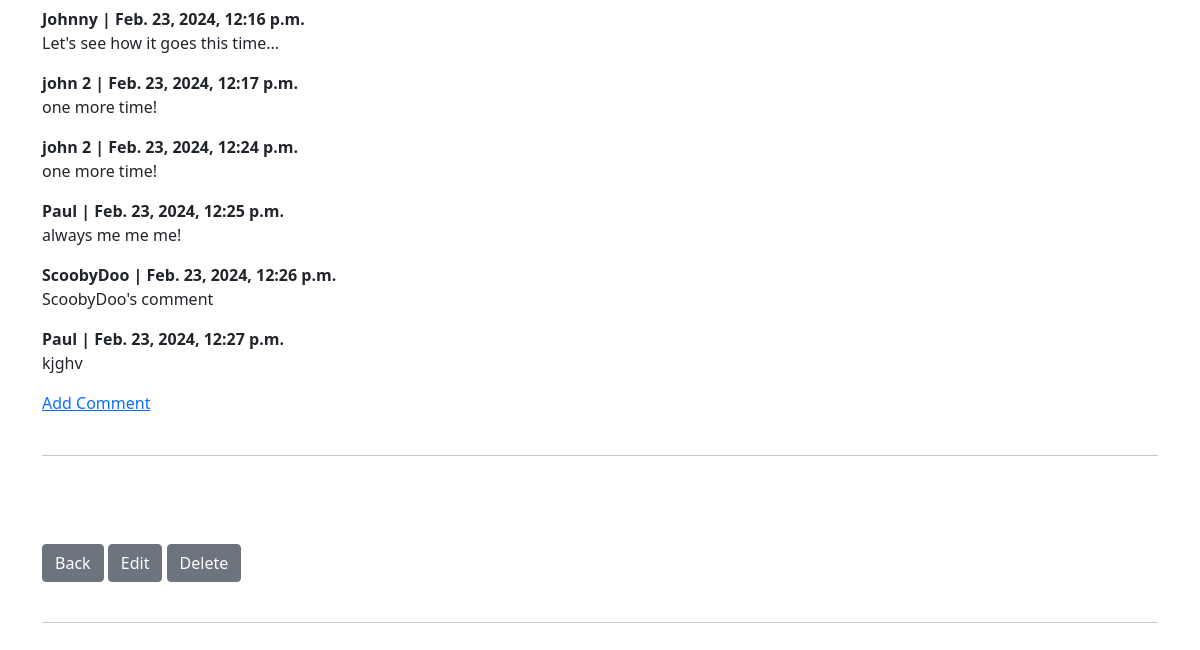
Before: /task/26 (signed in, lower part) with the older database file.
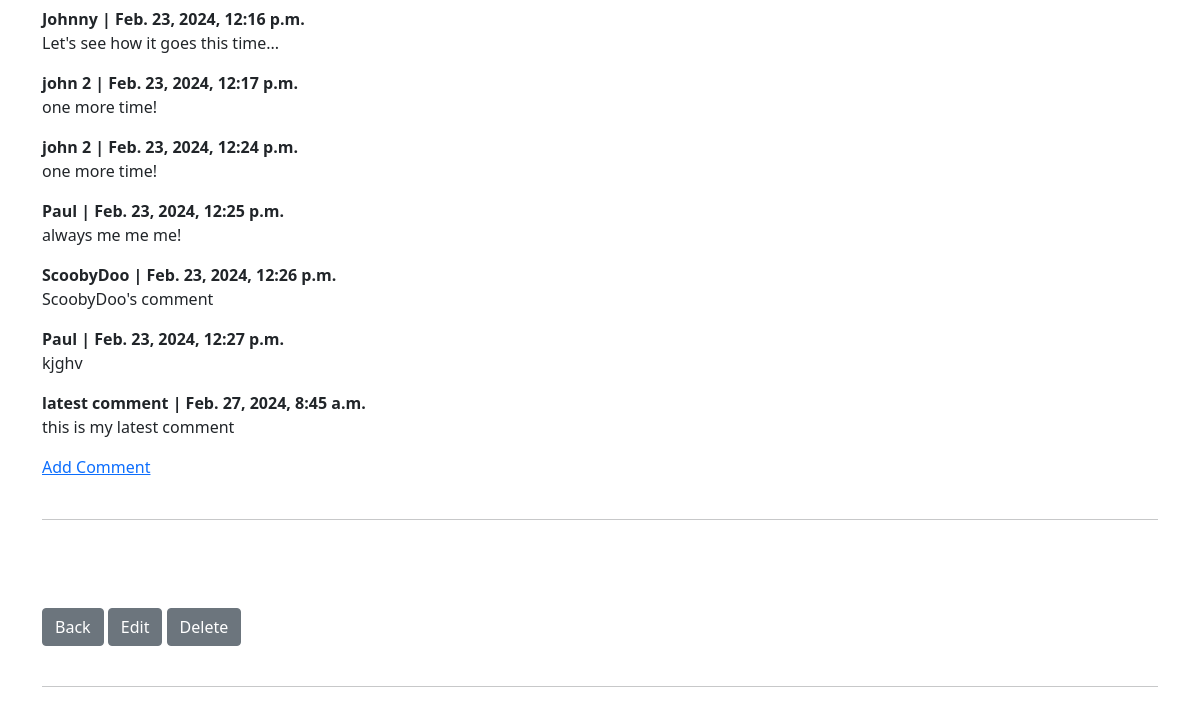
After: the same page with the newer database file.
### task/models.py (models this page shows, shortened)
class Comment(models.Model):
    task = models.ForeignKey(Task, related_name='comments', on_delete=models.CASCADE)
    name = models.CharField(max_length=200)
    comment_date = models.DateTimeField(auto_now_add=True)
    body = RichTextField(blank=True, null=True)

### task/views.py (the view)
# urls.py: path('task/<int:pk>', TaskDetailView.as_view(), name='task-detail'),
class TaskDetailView(CategoryMixin, DetailView):
    model = Task
    template_name = 'task/task_detail.html'
    def get_context_data(self, *args, **kwargs):
        context = super().get_context_data(*args, **kwargs)
        db_likes = get_object_or_404(Task, id=self.kwargs['pk'])
        total_likes = db_likes.total_likes()
        liked = False
        if db_likes.likes.filter(id=self.request.user.id).exists():
            liked = True
        context['total_likes'] = total_likes
        context['liked'] = liked
        return context

### task/models.py (called while the page is built)
    def __str__(self):
        return self.category_name

    def total_likes(self):
        return self.likes.count()

### task/views.py (called while the page is built)
    def get_context_data(self, *args, **kwargs):
        cat_list = Category.objects.all()
        context = super().get_context_data(*args, **kwargs)
        context['cat_list'] = cat_list
        return context

### task/templates/task/task_detail.html (shortened to what this page needs)
{% extends 'task/base.html' %}
{% load static %}
{% block content %}
{% if user.is_authenticated %}
{% if user.id == task.author.id %}
<br>
<hr><h3>Comments...</h3> <br>
{% if not task.comments.all %}
There are no comments yet, but you can add one <a href="{% url 'add_comment' task.pk %}">here</a>
{% else %}
<a href="{% url 'add_comment' task.pk %}">Add Comment</a><br><br>
{% for comment in task.comments.all %}
<strong>{{ comment.name }} | {{ comment.comment_date }}</strong>
<br>
{{ comment.body|safe }}
{% endfor %}
<a href="{% url 'add_comment' task.pk %}">Add Comment</a><br><br><hr>
{% endif %}
<br><br><br>
<a href="{% url 'home' %}" class="btn btn-secondary">Back</a>
<a href="{% url 'edit_task' task.pk %}" class="btn btn-secondary">Edit</a>
<a class="btn btn-secondary" href="{% url 'delete_task' task.pk %}">Delete</a>
<br><br>
<hr><br>
{% else %}
<h2>You're trying to access a restricted territory... someone else's tasks!!!</h2>
{% endif %}
{% endif %}
{% endblock %}

Changed rows visible on the page:
added Comment: name "latest comment", comment_date "Feb. 27, 2024, 8:45 a.m.", body "this is my latest comment"
